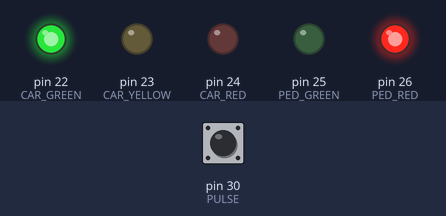
The sketch below on a simulated Arduino Mega 2560, built with avr-gcc and run on an emulated ATmega2560. Shown: output pins drawn as LEDs (lit = HIGH). The test bench sets the inputs (shaded band); at power-on: pin 30 (PULSE) LOW.

Above: at 1.2 s.
1.3 s: pin 30 (PULSE) pulled HIGH for 0.15 s
At 2.4 s:
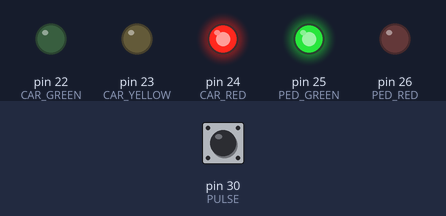
4.4 s: pin 30 (PULSE) pulled HIGH for 1 s
At 6.02 s:
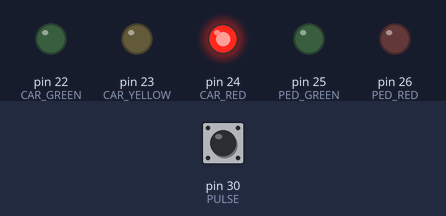
8.4 s: pin 30 (PULSE) pulled HIGH for 3.2 s
At 18.7 s:
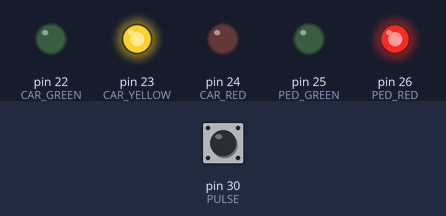
Timing chart, 0 to 19.1 s (numbered marks = the images above; inputs shaded):
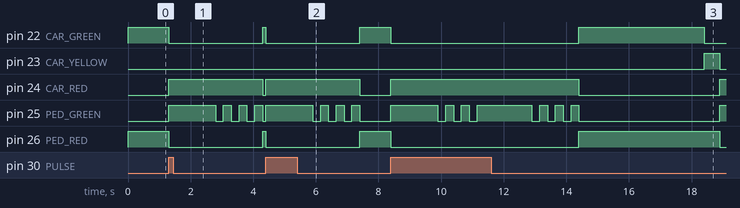

Measured:
- after the input at 1.3 s, pin 22 (CAR_GREEN): HIGH → LOW after 0.00 s instead of 2.7 s; pin 23 (CAR_YELLOW): stays LOW (without the input it goes to HIGH after 2.7 s)
- after the input at 4.4 s, pin 22 (CAR_GREEN): HIGH → LOW after 0.00 s instead of 3.9 s; pin 23 (CAR_YELLOW): stays LOW (without the input it goes to HIGH after 3.9 s)

The sketch:

TrafficLight.ino
```cpp
/**
 * Name: TrafficLight
 * Version: 1.0
 * Author: eggseal
 * Description:
 *   Controls the states of a traffic light with pedestrian light with cross button using a finite state machine
 */

//  Pins
#define CAR_GREEN 22
#define CAR_YELLOW 23
#define CAR_RED 24
#define PED_GREEN 25
#define PED_RED 26
#define PULSE 30

//  States
#define STATE_0 0
#define STATE_1 1
#define STATE_2 2

//  Variables
bool blink = true;
bool pulsed = false;
int NEXT = STATE_0;

//  Time variables
unsigned long currTime, initTime, stateTime = 0;
unsigned long lastBlink = 0;


void setup() {
  //  Pin definition
  pinMode(CAR_GREEN, OUTPUT);
  pinMode(CAR_YELLOW, OUTPUT);
  pinMode(CAR_RED, OUTPUT);
  pinMode(PED_GREEN, OUTPUT);
  pinMode(PED_RED, OUTPUT);
  pinMode(PULSE, INPUT);

  //  Output cleaning
  digitalWrite(CAR_GREEN, LOW);
  digitalWrite(CAR_YELLOW, LOW);
  digitalWrite(CAR_RED, LOW);
  digitalWrite(PED_GREEN, LOW);
  digitalWrite(PED_RED, LOW);

}

void loop() {
  currTime = millis();
  stateTime = currTime - initTime;

  //  If pedestrian button is pressed and pedestrian light isn't green
  if (digitalRead(PULSE) == HIGH && NEXT != STATE_2) {
    //  Change state to pedestrian green
    NEXT = STATE_2;
    blink = true;
    pulsed = true;

    //  Update last state change time
    initTime = millis();
  }

  switch (NEXT) {
    case STATE_0:
      //  Traffic light to green
      digitalWrite(CAR_GREEN, HIGH);
      digitalWrite(CAR_YELLOW, LOW);
      digitalWrite(CAR_RED, LOW);

      //  Pedestrian light to red
      digitalWrite(PED_GREEN, LOW);
      digitalWrite(PED_RED, HIGH);

      //  Change after 4s to traffic yellow
      if (stateTime >= 4000) {
        NEXT = STATE_1;
        initTime = millis();
      }

      //  Changed without pulse
      pulsed = false;
      break;
    case STATE_1:
      //  Traffic light to yellow
      digitalWrite(CAR_GREEN, LOW);
      digitalWrite(CAR_YELLOW, HIGH);
      digitalWrite(CAR_RED, LOW);

      //  Change after 0.5s to traffic light red
      if (stateTime >= 500) {
        NEXT = STATE_2;
        initTime = millis();
      }

      //  Changed without pulse
      pulsed = false;
      break;
    case STATE_2:
      //  Traffic light to red
      digitalWrite(CAR_GREEN, LOW);
      digitalWrite(CAR_YELLOW, LOW);
      digitalWrite(CAR_RED, HIGH);

      //  Start blinking if its been 1.5s after pulsing
      if (stateTime >= 1500 && pulsed) {
        //  Change light state every 0.25s
        if ((currTime - lastBlink) >= 250) {
          lastBlink = millis();
          blink = !blink;
        }
      } //  If no pulse or less than 1.5s keep the light on
      else {
        blink = true;
      }

      //  Pedestrian light to green blink
      digitalWrite(PED_GREEN, blink);
      digitalWrite(PED_RED, LOW);

      //  Change after 3s to traffic green
      if (stateTime >= 3000) {
        NEXT = STATE_0;
        initTime = millis();
      }
      break;
  }
}
```
